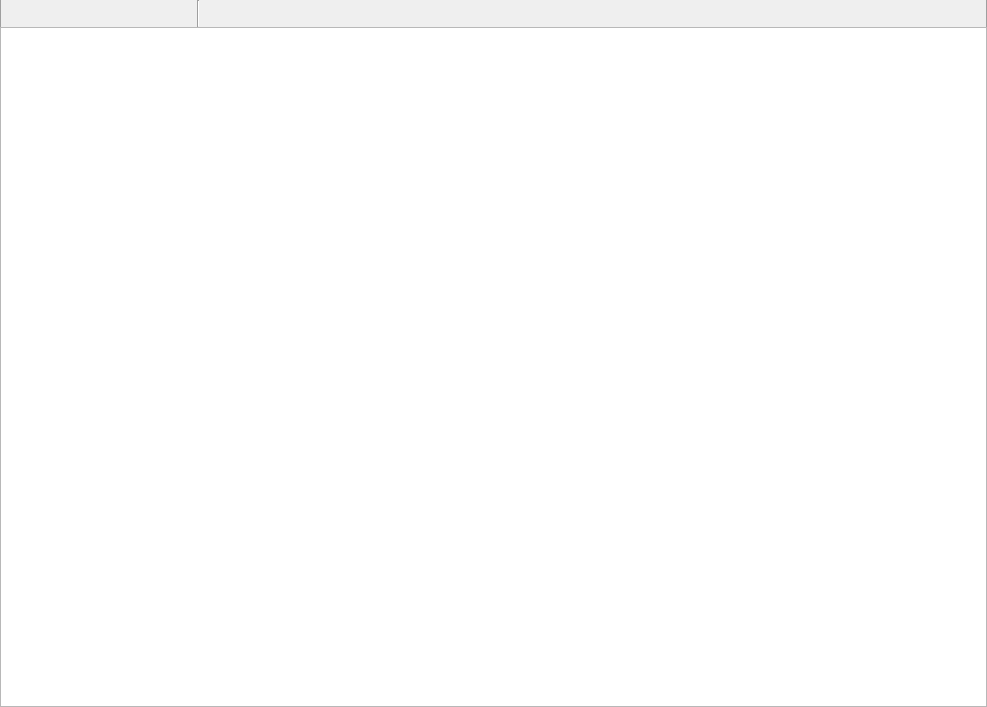
<?xml version="1.0" encoding="UTF-8"?>
<ui version="4.0">
 <class>PlaylistContainer</class>
 <widget class="QWidget" name="PlaylistContainer">
  <property name="geometry">
   <rect>
    <x>0</x>
    <y>0</y>
    <width>987</width>
    <height>707</height>
   </rect>
  </property>
  <property name="windowTitle">
   <string>Form</string>
  </property>
  <property name="styleSheet">
   <string notr="true">#toolbar {
  border-color: palette(dark);
  border-style: solid;
  border-width: 0px 1px 0px 1px;
}</string>
  </property>
  <layout class="QVBoxLayout" name="verticalLayout_2">
   <property name="spacing">
    <number>0</number>
   </property>
   <property name="leftMargin">
    <number>0</number>
   </property>
   <property name="topMargin">
    <number>0</number>
   </property>
   <property name="rightMargin">
    <number>0</number>
   </property>
   <property name="bottomMargin">
    <number>0</number>
   </property>
   <item>
    <widget class="PlaylistTabBar" name="tab_bar" native="true"/>
   </item>
   <item>
    <widget class="QFrame" name="toolbar">
     <layout class="QHBoxLayout" name="horizontalLayout">
      <property name="spacing">
       <number>0</number>
      </property>
      <property name="leftMargin">
       <number>0</number>
      </property>
      <property name="topMargin">
       <number>0</number>
      </property>
      <property name="rightMargin">
       <number>0</number>
      </property>
      <property name="bottomMargin">
       <number>0</number>
      </property>
      <item>
       <widget class="QToolButton" name="create_new">
        <property name="iconSize">
         <size>
          <width>20</width>
          <height>20</height>
         </size>
        </property>
        <property name="autoRaise">
         <bool>true</bool>
        </property>
       </widget>
      </item>
      <item>
       <widget class="QToolButton" name="load">
        <property name="iconSize">
         <size>
          <width>20</width>
          <height>20</height>
         </size>
        </property>
        <property name="autoRaise">
         <bool>true</bool>
        </property>
       </widget>
      </item>
      <item>
       <widget class="QToolButton" name="save">
        <property name="iconSize">
         <size>
          <width>20</width>
          <height>20</height>
         </size>
        </property>
        <property name="autoRaise">
         <bool>true</bool>
        </property>
       </widget>
      </item>
      <item>
       <widget class="QToolButton" name="clear">
        <property name="iconSize">
         <size>
          <width>20</width>
          <height>20</height>
         </size>
        </property>
        <property name="autoRaise">
         <bool>true</bool>
        </property>
       </widget>
      </item>
      <item>
       <widget class="QToolButton" name="undo">
        <property name="iconSize">
         <size>
          <width>20</width>
          <height>20</height>
         </size>
        </property>
        <property name="autoRaise">
         <bool>true</bool>
        </property>
       </widget>
      </item>
      <item>
       <widget class="QToolButton" name="redo">
        <property name="iconSize">
         <size>
          <width>20</width>
          <height>20</height>
         </size>
        </property>
        <property name="autoRaise">
         <bool>true</bool>
        </property>
       </widget>
      </item>
      <item>
       <widget class="QToolButton" name="lock">
        <property name="iconSize">
         <size>
          <width>20</width>
          <height>20</height>
         </size>
        </property>
        <property name="checkable">
         <bool>true</bool>
        </property>
        <property name="autoRaise">
         <bool>true</bool>
        </property>
       </widget>
      </item>
      <item>
       <widget class="Line" name="line">
        <property name="orientation">
         <enum>Qt::Vertical</enum>
        </property>
       </widget>
      </item>
      <item>
       <widget class="SearchField" name="search_field" native="true"/>
      </item>
     </layout>
    </widget>
   </item>
   <item>
    <widget class="PlaylistView" name="playlist">
     <property name="acceptDrops">
      <bool>true</bool>
     </property>
     <property name="editTriggers">
      <set>QAbstractItemView::EditKeyPressed|QAbstractItemView::SelectedClicked</set>
     </property>
     <property name="dragEnabled">
      <bool>true</bool>
     </property>
     <property name="dragDropMode">
      <enum>QAbstractItemView::DragDrop</enum>
     </property>
     <property name="selectionMode">
      <enum>QAbstractItemView::ExtendedSelection</enum>
     </property>
     <property name="rootIsDecorated">
      <bool>false</bool>
     </property>
     <property name="uniformRowHeights">
      <bool>true</bool>
     </property>
     <property name="itemsExpandable">
      <bool>false</bool>
     </property>
     <property name="sortingEnabled">
      <bool>true</bool>
     </property>
     <property name="allColumnsShowFocus">
      <bool>true</bool>
     </property>
    </widget>
   </item>
  </layout>
 </widget>
 <customwidgets>
  <customwidget>
   <class>SearchField</class>
   <extends>QWidget</extends>
   <header>widgets/searchfield.h</header>
  </customwidget>
  <customwidget>
   <class>PlaylistView</class>
   <extends>QTreeView</extends>
   <header>playlist/playlistview.h</header>
  </customwidget>
  <customwidget>
   <class>PlaylistTabBar</class>
   <extends>QWidget</extends>
   <header>playlist/playlisttabbar.h</header>
   <container>1</container>
  </customwidget>
 </customwidgets>
 <resources/>
 <connections/>
</ui>
